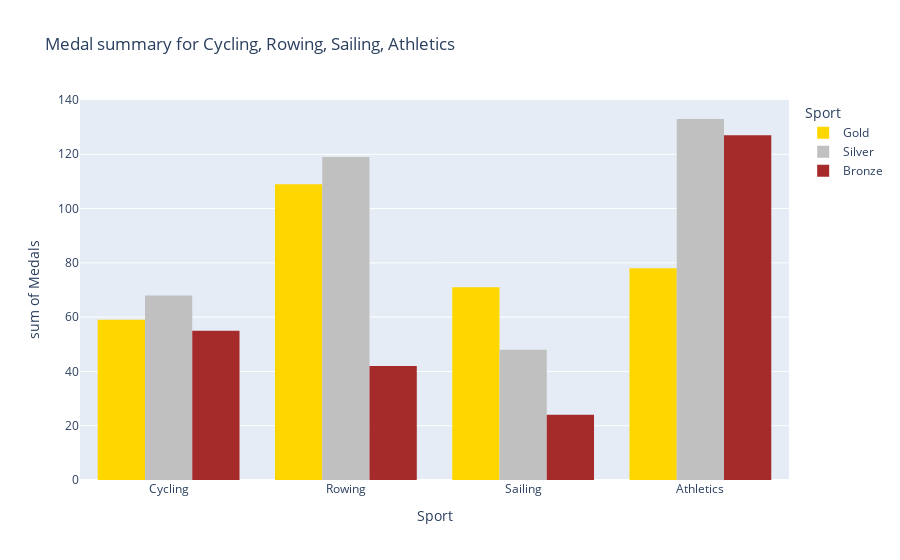

This figure's notebook cell:
### Code cell
px.histogram(medal_summary, 
    x='Sport',
    y=['Gold', 'Silver', 'Bronze'],
    title=f"Medal summary for {', '.join(medal_summary['Sport'].unique())}",
    labels={'index': 'Year', 'value': 'Medals', 'variable': 'Sport'},
    barmode='group',
    color_discrete_sequence=['gold', 'silver', 'brown'],
    hover_data=['value', 'variable'],
    hover_name='variable'
    )

### Figure 1 — Plotly figure (JSON) as saved in the notebook; plotly's stock layout.template omitted (floating-point values rounded to 4 significant figures)
{"data": [{"alignmentgroup": "True", "bingroup": "x", "histfunc": "sum", "hovertemplate": "Sport=%{x}<br>sum of Medals=%{y}<extra></extra>", "legendgroup": "Gold", "marker": {"color": "gold", "pattern": {"shape": ""}}, "name": "Gold", "offsetgroup": "Gold", "orientation": "v", "showlegend": true, "type": "histogram", "x": ["Cycling", "Cycling", "Rowing", "Rowing", "Sailing", "Sailing", "Athletics", "Athletics"], "xaxis": "x", "y": [46, 13, 101, 8, 60, 11, 68, 10], "yaxis": "y"}, {"alignmentgroup": "True", "bingroup": "x", "histfunc": "sum", "hovertemplate": "Sport=%{x}<br>sum of Medals=%{y}<extra></extra>", "legendgroup": "Silver", "marker": {"color": "silver", "pattern": {"shape": ""}}, "name": "Silver", "offsetgroup": "Silver", "orientation": "v", "showlegend": true, "type": "histogram", "x": ["Cycling", "Cycling", "Rowing", "Rowing", "Sailing", "Sailing", "Athletics", "Athletics"], "xaxis": "x", "y": [62, 6, 94, 25, 46, 2, 105, 28], "yaxis": "y"}, {"alignmentgroup": "True", "bingroup": "x", "histfunc": "sum", "hovertemplate": "Sport=%{x}<br>sum of Medals=%{y}<extra></extra>", "legendgroup": "Bronze", "marker": {"color": "brown", "pattern": {"shape": ""}}, "name": "Bronze", "offsetgroup": "Bronze", "orientation": "v", "showlegend": true, "type": "histogram", "x": ["Cycling", "Cycling", "Rowing", "Rowing", "Sailing", "Sailing", "Athletics", "Athletics"], "xaxis": "x", "y": [53, 2, 38, 4, 23, 1, 78, 49], "yaxis": "y"}], "layout": {"barmode": "group", "legend": {"title": {"text": "Sport"}, "tracegroupgap": 0}, "title": {"text": "Medal summary for Cycling, Rowing, Sailing, Athletics"}, "xaxis": {"anchor": "y", "domain": [0, 1], "title": {"text": "Sport"}}, "yaxis": {"anchor": "x", "domain": [0, 1], "title": {"text": "sum of Medals"}}}}
